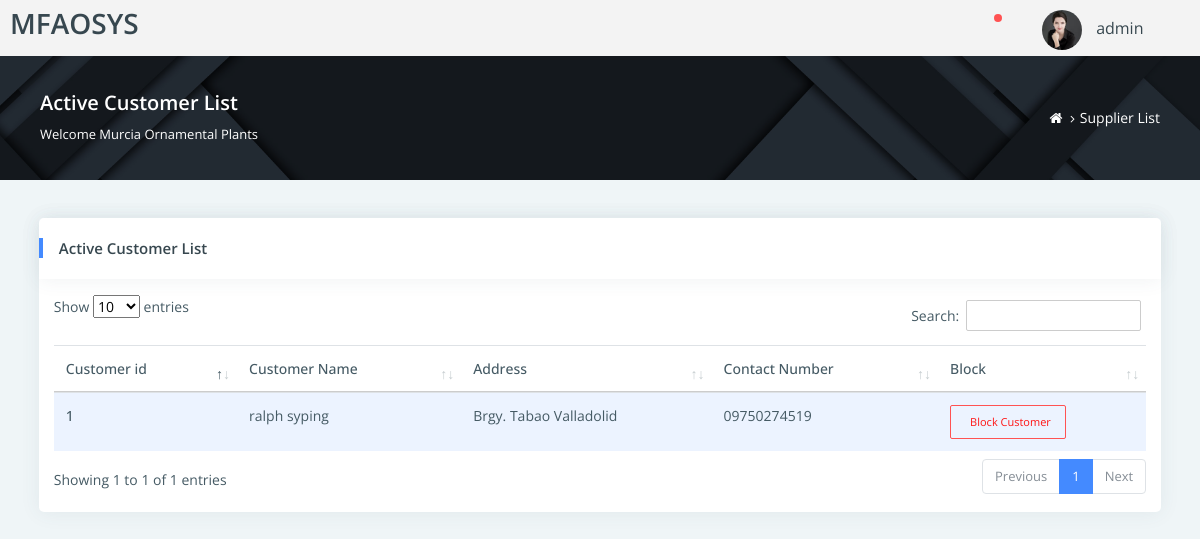
/admin1/customerlist.php (signed in), run on the app's committed database.
### tables this page shows
CREATE TABLE `tblcustomer` (
  `customer_id` int(11) NOT NULL,
  `customer_name` varchar(150) NOT NULL,
  `customer_password` varchar(150) NOT NULL,
  `address` varchar(150) NOT NULL,
  `contact_no` varchar(20) NOT NULL,
  `reference_id` varchar(6) DEFAULT NULL,
  `verify` int(1) NOT NULL DEFAULT 0,
  `active` int(1) NOT NULL DEFAULT 1,
  `uploaded_file` varchar(200) NOT NULL
);

### admin1/customerlist.php (the view, shortened to what this page needs)
<?php
  include('../include/connection.php');
 ?>
<!DOCTYPE html>
<html lang="en">
<head>
    <link rel="stylesheet" href="assets/pages/waves/css/waves.min.css" type="text/css" media="all">
    <link rel="stylesheet" type="text/css" href="assets/css/bootstrap/css/bootstrap.min.css">
    <link rel="stylesheet" href="assets/pages/waves/css/waves.min.css" type="text/css" media="all">
    <link rel="stylesheet" type="text/css" href="assets/icon/themify-icons/themify-icons.css">
    <link rel="stylesheet" type="text/css" href="assets/icon/icofont/css/icofont.css">
    <link rel="stylesheet" type="text/css" href="assets/css/font-awesome-n.min.css">
    <link rel="stylesheet" type="text/css" href="assets/css/font-awesome.min.css">
    <link rel="stylesheet" type="text/css" href="assets/css/jquery.mCustomScrollbar.css">
    <link rel="stylesheet" type="text/css" href="assets/css/style.css">
    <link rel="stylesheet" type="text/css" href="../DataTables/datatables.min.css"/>
</head>
<body>
    <div id="pcoded" class="pcoded">
        <div class="pcoded-container navbar-wrapper">
            <?php include('include/adminheader.php'); ?>
            <div class="pcoded-main-container">
                <div class="pcoded-wrapper">
                    <div class="pcoded-content">
                        <div class="page-header">
                            <div class="page-block">
                                <div class="row align-items-center">
                                    <div class="col-md-8">
                                        <div class="page-header-title">
                                            <h5 class="m-b-10">Active Customer List</h5>
                                            <p class="m-b-0">Welcome Murcia Ornamental Plants</p>
                                        </div>
                                    </div>
                                    <div class="col-md-4">
                                        <ul class="breadcrumb">
                                            <li class="breadcrumb-item">
                                                <a href="index.html"> <i class="fa fa-home"></i> </a>
                                            </li>
                                            <li class="breadcrumb-item"><a href="#!">Supplier List</a>
                                            </li>
                                        </ul>
                                    </div>
                                </div>
                            </div>
                        </div>
                        <div class="pcoded-inner-content">
                            <div class="main-body">
                                <div class="page-wrapper">
                                    <div class="page-body">
                                                    <div class="card table-card">
                                                    <div class="card-header">
                                                        <h5>Active Customer List</h5>
                                                    </div>
                                                    <div class="container-fluid mt-3  mb-3">
                                               <!-- <div class="card-block table-border-style">
                                                <div> -->
                                                    <table id="example" class="table table-striped" style="width:100%">
                                                        <thead>
                                                            <tr>
                                                                <th>Customer id</th>
                                                                 <th>Customer Name</th>
                                                                 <th>Address</th>
                                                                 <th>Contact Number</th>
                                                                 <th>Block</th>
                                                            </tr>
                                                        </thead>
                                                        <tbody>
                                                            <?php
                                                                $query = mysqli_query($con, "SELECT * FROM `tblcustomer` WHERE active = 1");
                                                                while($row = mysqli_fetch_array($query)){
                                                             ?>
                                                            <tr>
                                                                <th><?php echo $row['customer_id']; ?></th>
                                                                <td><?php echo $row['customer_name']; ?></td>
                                                                <td><?php echo $row['address']; ?></td>
                                                                <td><?php echo $row['contact_no']; ?></td>
                                                                <td><button data-toggle="modal" data-target="#bd-example-modal-sm<?php echo $row['customer_id']; ?>" class="btn waves-effect waves-light btn-danger btn-sm btn-outline-danger"><i class="fa fa-cancel"></i>Block Customer</button></td>
                                                            </tr>
                                                        <?php } ?>
                                                        </tbody>
                                                    </table>
                                                    </div>
                                                </div>
                                            </div>
                                    </div>
                                </div>
                            </div>
                        </div>
                    </div>
                </div>
            </div>
        </div>
</body>
</html>

### data on the page
tblcustomer: customer_id "1", customer_name "ralph syping", address "Brgy. Tabao Valladolid", contact_no "09750274519"

### other printed values
$_SESSION['username'] "admin"
